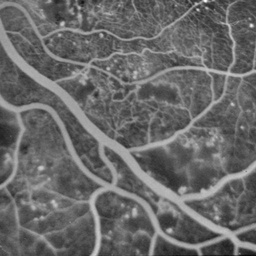
#> input picture img_retina.jpg, 256 x 256 px, shrunk from 512 x 512 before the run
$ jupyter execute --allow-errors informationTheory.ipynb   (shell and % lines are left out)
#> lines starting #> are read from the running program, lines starting #| are printed output that depends on the picture; long printed decimals are rounded
### 1.1 Entropy of an image

[cell 1]
import matplotlib.pyplot as plt
import numpy as np
import cv2

[cell 2]
plt.style.use('seaborn-whitegrid')
image_path = 'img_retina.jpg'
image = cv2.imread(image_path, 0)
#> image is the input picture: shape (256, 256); min 8, max 254, mean 104.4
image = image.astype('int')

A function to calculate entropy, according to the entropy equation

[cell 3]
def calculate_entropy(image):
    H = 0
    min = image.min()
    max = image.max()
    hist = np.histogram(image.flatten(), max - min + 1)[0]
    hist = hist / float(sum(hist))
    for i in range(hist.shape[0]):
        p = hist[i]
        if p > 0:
            H += -1 * p * np.log2(p)
    return H

[cell 4]
def calculate_joint_entropy(img1, img2):
    jointHist = \
        np.histogram2d(img1.flatten(), img2.flatten(), [img1.max() - img1.min() + 1, img2.max() - img2.min() + 1])[0]
    jointHist = jointHist / float(np.sum(np.sum(jointHist)))
    jointH = 0
    range1, range2 = jointHist.shape
    for i in range(range1):
        for j in range(range2):
            p = jointHist[i][j]
            if p > 0:
                jointH += - p * np.log2(p)
    return jointH

[cell 5]
def calculate_mutual_information(img1, img2):
    im1H = calculate_entropy(img1)
    img2H = calculate_entropy(img2)
    jointH = calculate_joint_entropy(img1, img2)
    return im1H + img2H - jointH

[cell 6]
def generate_noisy_image_entropy(image):
    size = image.shape
    noise_result = []
    noisy_image_result = []
    for A in range(0, 201, 5):
        noise = np.random.uniform(-A, A, size).astype('int')
        Hn = calculate_entropy(noise)
        Hni = calculate_entropy(np.add(image, noise))
        noise_result.append([A, Hn])
        noisy_image_result.append([A, Hni])
    return np.array(noise_result), np.array(noisy_image_result)

[cell 7]
def generate_noisy_image_mutual_information(image):
    size = image.shape
    mu_result = []
    for A in range(0, 201, 5):
        I = calculate_mutual_information(image, generate_noisy_image(image, A))
        mu_result.append([A, I])
    return np.array(mu_result)

[cell 8]
def generate_noisy_image(image, noise):
    size = image.shape
    noise = np.random.uniform(-noise, noise, size).astype('int')
    return image + noise

[cell 9]
def KL_divergence(hist1, hist2):
    Dkl = 0
    for i in range(256):
        p = hist1[i]
        q = hist2[i]
        if p > 0 and q > 0:
            Dkl += -1 * p * np.log2(q / p)
    return Dkl

[cell 10]
def fspecial_generate_1d_Gaussian(mean, val, sigma, min, max):
    result = []
    for i in range(min, max):
        result.append(val * 1 / np.sqrt(2 * np.pi * sigma) * np.exp(-1 * np.power(i - mean, 2.) / (2 * sigma * sigma)))
    return result

[cell 11]
def parzan_filter(hist, sigma, BW=200):
    filtered_result = np.zeros(len(hist))
    for i in range(len(hist)):
        min = 0
        max = len(hist)
        if i - BW / 2 > 0:
            min = int(i - BW / 2)
        if i + BW / 2 + 1 < len(hist):
            max = int(i + BW / 2 + 1)
        curr_gaussian = fspecial_generate_1d_Gaussian(i, hist[i], sigma, min, max)
        filtered_result[min:max] += np.array(curr_gaussian)
    filtered_result /= sum(filtered_result)
    return filtered_result

####1.1.1 Compute the entropy of I.

[cell 12]
Entropy = calculate_entropy(image)
#> in calculate_entropy, `min = image.min()`: min = 8
#> in calculate_entropy, `max = image.max()`: max = 254
#> in calculate_entropy, `hist = np.histogram(image.flatten(), max - min + 1)[0]`: hist = 247 values, max 1174 at index 82, min 0 at index 3, mean 265.3
#> in calculate_entropy, `hist = hist / float(sum(hist))`: hist = 247 values, max 0.0179 at index 82, min 0 at index 3, mean 0.00405
#> the loop in calculate_entropy, `for i in range(hist.shape[0]):` made 247 passes
#> (p, H) on passes 1, 2, 3, 5, 6, 7, 8, 9, 10, 11, 12, 13: (1.53e-05, 0.000244), (3.05e-05, 0.000702), (3.05e-05, 0.00116), (1.53e-05, 0.0014), (3.05e-05, 0.00186), (4.58e-05, 0.00252), (1.53e-05, 0.00277), (1.53e-05, 0.00301), (4.58e-05, 0.00367), (4.58e-05, 0.00433), (1.53e-05, 0.00457), (3.05e-05, 0.00503)
#> p on pass 4: 0
#> after the loop in calculate_entropy, `for i in range(hist.shape[0]):`: H = 6.84
#> Entropy = 6.84
print('The entropy for image 1 is {}'.format(Entropy))
#| The entropy for image 1 is 6.843

####1.1.2 Generate Plot for the entropy of: I, NA and I + NA for multiple values of A

[cell 13]
noise_data, image_w_noise_data = generate_noisy_image_entropy(image)
#> the loop in generate_noisy_image_entropy, `for A in range(0, 201, 5):` made 41 passes
#> Hni on passes 1 to 12: 6.84, 6.85, 6.88, 6.93, 7, 7.06, 7.13, 7.21, 7.28, 7.34, 7.41, 7.48
#> after the loop in generate_noisy_image_entropy, `for A in range(0, 201, 5):`:
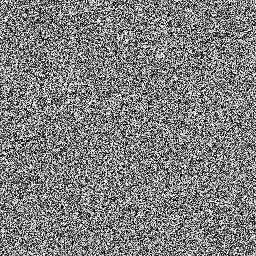
#> noise: shape (256, 256) int64; min -199, max 199, mean 0.3; drawn with min black and max white
#> after the loop in generate_noisy_image_entropy, `for A in range(0, 201, 5):`: noise_result = 41 pairs, first value 0 to 200, second value 0 to 8.63; noisy_image_result = 41 pairs, first value 0 to 200, second value 6.84 to 8.83
#> noise_data has the same summary as noise_result in generate_noisy_image_entropy; image_w_noise_data has the same summary as noisy_image_result in generate_noisy_image_entropy
fig = plt.figure()
plt.plot(noise_data[:, 0], np.full(noise_data.shape, calculate_entropy(image))[:, 1])
plt.plot(noise_data[:, 0], noise_data[:, 1])
plt.plot(image_w_noise_data[:, 0], image_w_noise_data[:, 1])
plt.xlabel('A')
plt.ylabel('H')
plt.legend(['I', 'Na', 'I+Na'])
plt.show()
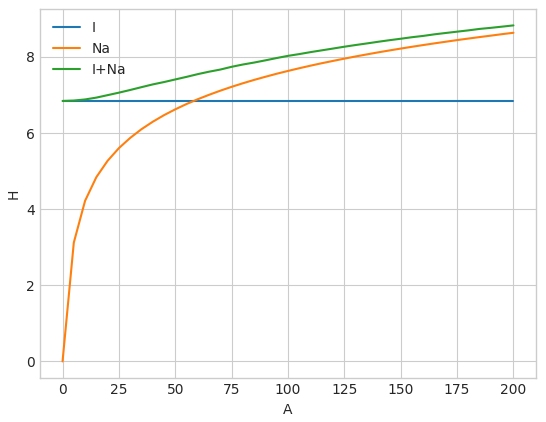
#> figure drawn by matplotlib, 1 panel; curve peaks at x = 200, y = 8.63; curve peaks at x = 200, y = 8.83
plt.close(fig)

####1.2.1 plot the mutual information between the images I and I +NA as a function of A

[cell 14]
#Q1.2.1
mutual_info = generate_noisy_image_mutual_information(image)
#> the loop in generate_noisy_image_mutual_information, `for A in range(0, 201, 5):` made 41 passes
#> (img2H in calculate_mutual_information, I) on passes 1 to 12: (6.84, 6.84), (6.85, 3.75), (6.89, 2.7), (6.93, 2.15), (6.99, 1.79), (7.06, 1.55), (7.13, 1.38), (7.2, 1.24), (7.27, 1.13), (7.34, 1.04), (7.41, 0.975), (7.48, 0.923)
#> pass 1, in calculate_joint_entropy, `jointHist = \ np.histogram2d(img1.flatten(), img2.flatten(), [img1.max..`:
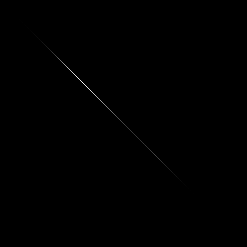
#> jointHist: shape (247, 247) float64; min 0, max 1174, mean 1.1; drawn with min black and max white
fig = plt.figure()
plt.plot(mutual_info[:, 0], mutual_info[:, 1])
plt.xlabel('A')
plt.ylabel('MI')
plt.title('mutual information vs noise')
plt.show()
#> figure, not shown here; curve peaks at x = 0, y = 6.84

### 1.2.2 verify numerically H(I, I+N) = H(I) +H(I+N)-MI(I,I+N)

[cell 15]
# Q1.2.2
noisyImage = generate_noisy_image(image, 20)
jointEntorpy = calculate_joint_entropy(image, noisyImage)
HI = calculate_entropy(image)
HIN = calculate_entropy(noisyImage)
mutualInfo = calculate_mutual_information(image, noisyImage)
print('H(I, I+N)-(H(I) +H(I+N)-MI(I,I+N)) = {}'.format(jointEntorpy - HI - HIN + mutualInfo))
#| H(I, I+N)-(H(I) +H(I+N)-MI(I,I+N)) = -8.881784197001252e-16

#### 1.2.3 the KL divergence

[cell 16]
# Q1.2.3.1
noise = np.random.uniform(0, 256, image.shape).astype('int')
noisyImage = generate_noisy_image(image, 20)
hist1 = np.histogram(image.flatten(), image.max() - image.min() + 1)[0]
hist1 = hist1 / float(sum(hist1))
hist2 = np.histogram(noise.flatten(), noise.max() - noise.min() + 1)[0]
hist2 = hist2 / float(sum(hist2))
#> (the rest of this cell did not finish here and is left out)

####1.2.3 KL divergence between I and I+N with Parzan filter

[cell 17]
# Q1.2.3.2
hist2 = np.histogram(noisyImage.flatten(), noisyImage.max() - noisyImage.min() + 1)[0]
# print(KL_divergence(hist2 / float(sum(hist2)), hist1))
hist1 = parzan_filter(hist1, 1)
hist2 = parzan_filter(hist2, 1)
#> (the rest of this cell did not finish here and is left out)

####1.3 image registration

[cell 18]
I1_1 = cv2.imread('I1_1.png', 0)
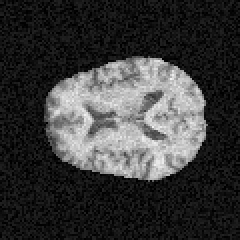
#> input picture I1_1.png, 120 x 120 px, shrunk from 240 x 240 before the run (shown 2 times larger)
#> I1_1 is the input picture: shape (120, 120); min 0, max 244, mean 57.9
I1_2 = cv2.imread('I1_2.png', 0)
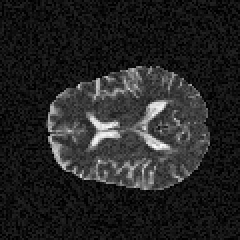
#> input picture I1_2.png, 120 x 120 px, shrunk from 240 x 240 before the run (shown 2 times larger)
#> I1_2 is the input picture: shape (120, 120); min 0, max 254, mean 35.8
I2_1 = cv2.imread('I2_1.png', 0)
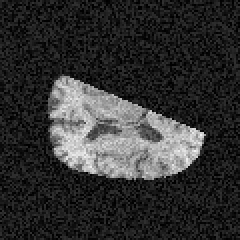
#> input picture I2_1.png, 120 x 120 px, shrunk from 240 x 240 before the run (shown 2 times larger)
#> I2_1 is the input picture: shape (120, 120); min 0, max 246, mean 49.7
I2_2 = cv2.imread('I2_2.png', 0)
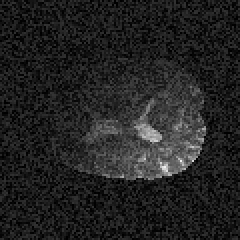
#> input picture I2_2.png, 120 x 120 px, shrunk from 240 x 240 before the run (shown 2 times larger)
#> I2_2 is the input picture: shape (120, 120); min 0, max 241, mean 34.6

[cell 19]
def mutual_information_Registration(im1, im2):
    x_bound = int(im1.shape[0] / 10)
    y_bound = int(im1.shape[1] / 10)
    max_MI = 0
    max_MI_displacement = [0, 0]
    shifted_image = np.zeros(im2.shape)
    for i in range(-y_bound, y_bound):
        for j in range(-x_bound, x_bound):
            im_update = np.zeros(im1.shape)
            a, c = 0, 0
            b, d = im1.shape
            a1, c1 = 0, 0
            b1, d1 = im1.shape
            if i < 0:
                b = im1.shape[1] + i
                a1 = -i
            elif i > 0:
                a = i
                b1 = im1.shape[1] - i
            if j < 0:
                d = im1.shape[0] + j
                c1 = -j
            elif j > 0:
                c = j
                d1 = im1.shape[0] - j
            im_update[a:b, c:d] = im1[a1:b1, c1:d1]
            # print(sum(sum(im_update)))
            MI = calculate_mutual_information(im_update.astype('int'), im2)
            if MI > max_MI:
                max_MI = MI
                max_MI_displacement = [i, j]
                shifted_image = im_update.copy()
    return max_MI_displacement,shifted_image

[cell 20]
def MSE_Registration(im1, im2):
    x_bound = int(im1.shape[0] / 4)
    y_bound = int(im1.shape[1] / 4)
    minMSE = 9999999
    minMSE_displacement = [0, 0]
    shifted_image = np.zeros(im2.shape)
    for i in range(-y_bound, y_bound):
        for j in range(-x_bound, x_bound):
            im_update = np.zeros(im1.shape)
            a, c = 0, 0
            b, d = im1.shape
            a1, c1 = 0, 0
            b1, d1 = im1.shape
            if i < 0:
                b = im1.shape[1] + i
                a1 = -i
            elif i > 0:
                a = i
                b1 = im1.shape[1] - i
            if j < 0:
                d = im1.shape[0] + j
                c1 = -j
            elif j > 0:
                c = j
                d1 = im1.shape[0] - j
            im_update[a:b, c:d] = im1[a1:b1, c1:d1]
            mse = ((im_update - im2) ** 2).mean()
            if mse < minMSE:
                minMSE = mse
                minMSE_displacement = [i, j]
                shifted_image = im_update.copy()

    return minMSE_displacement, shifted_image

#### 1.3.1 the optimal translation for I1 1 and I1 2

[cell 21]
displacement, adjustedImage = mutual_information_Registration(I1_1.astype('int'), I1_2.astype('int'))
print('I1_1, I1_2 image has a displacement of {} to the x direction {} to the y direction according to Mutual Information'.format(displacement[1],displacement[0]))
#| I1_1, I1_2 image has a displacement of 1 to the x direction 5 to the y direction according to Mutual Information
overlayImage = cv2.addWeighted(I1_2.astype('uint8'),0.4,adjustedImage.astype('uint8'),0.1,0)
fig = plt.figure()
plt.imshow(overlayImage,cmap = 'gray')
plt.show()

[cell 22]
displacement, adjustedImage = MSE_Registration(I1_1.astype('int'), I1_2.astype('int'))
print('I1_1, I1_2 image has a displacement of {} to the x direction {} to the y direction according to MSE'.format(displacement[1],displacement[0]))
#| I1_1, I1_2 image has a displacement of -4 to the x direction 4 to the y direction according to MSE
overlayImage = cv2.addWeighted(I1_2.astype('uint8'),0.4,adjustedImage.astype('uint8'),0.1,0)
fig = plt.figure()
plt.imshow(overlayImage,cmap = 'gray')
plt.show()

#### The optimal displacement for I2 1 and I2 2

[cell 23]
isplacement, adjustedImage = mutual_information_Registration(I2_1.astype('int'), I2_2.astype('int'))
#> after the loop in mutual_information_Registration (call 2), `for i in range(-y_bound, y_bound):`:
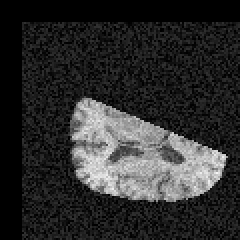
#> im_update: shape (120, 120) float64 (shown 2 times larger); min 0, max 246, mean 45.4
print('I2_1, I2_2 image has a displacement of {} according to Mutual Information'.format(displacement))
#| I2_1, I2_2 image has a displacement of [4, -4] according to Mutual Information

[cell 24]
isplacement, adjustedImage = MSE_Registration(I2_1.astype('int'), I2_2.astype('int'))
#> after the loop in MSE_Registration (call 2), `for i in range(-y_bound, y_bound):`:
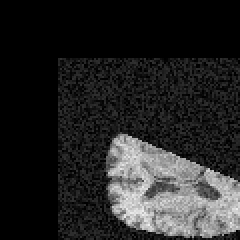
#> im_update: shape (120, 120) float64 (shown 2 times larger); min 0, max 240, mean 37.3
#> after the loop in MSE_Registration (call 2), `for i in range(-y_bound, y_bound):`:
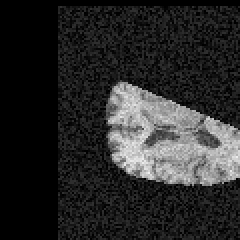
#> shifted_image: shape (120, 120) float64 (shown 2 times larger); min 0, max 240, mean 41.3
print('I2_1, I2_2 image has a displacement of {} according to MSE'.format(displacement))
#| I2_1, I2_2 image has a displacement of [4, -4] according to MSE
